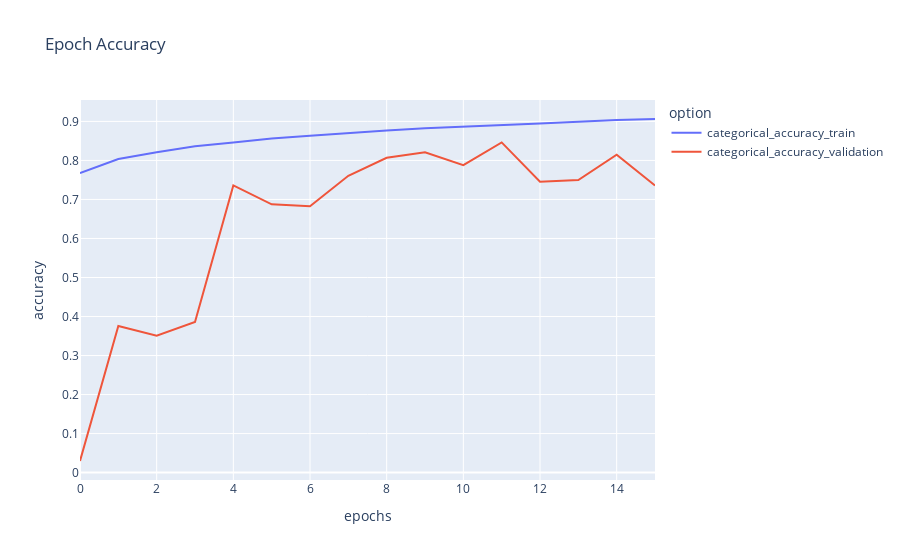

Notebook code for this chart:
### Code cell
metrics_df = plot_graph("accuracy")
metrics_df.plot(title="Epoch Accuracy", labels=dict(index="epochs", value="accuracy", variable="option"))

### Figure 1 — Plotly figure (JSON) as saved in the notebook; plotly's stock layout.template omitted (floating-point values rounded to 4 significant figures)
{"data": [{"hovertemplate": "option=categorical_accuracy_train<br>epochs=%{x}<br>accuracy=%{y}<extra></extra>", "legendgroup": "categorical_accuracy_train", "line": {"color": "#636efa", "dash": "solid"}, "mode": "lines", "name": "categorical_accuracy_train", "orientation": "v", "showlegend": true, "type": "scatter", "x": [0, 1, 2, 3, 4, 5, 6, 7, 8, 9, 10, 11, 12, 13, 14, 15], "xaxis": "x", "y": [0.7674, 0.8035, 0.8207, 0.8362, 0.8458, 0.8563, 0.8631, 0.8706, 0.8766, 0.8826, 0.8861, 0.8899, 0.8948, 0.8993, 0.9038, 0.9062], "yaxis": "y"}, {"hovertemplate": "option=categorical_accuracy_validation<br>epochs=%{x}<br>accuracy=%{y}<extra></extra>", "legendgroup": "categorical_accuracy_validation", "line": {"color": "#EF553B", "dash": "solid"}, "mode": "lines", "name": "categorical_accuracy_validation", "orientation": "v", "showlegend": true, "type": "scatter", "x": [0, 1, 2, 3, 4, 5, 6, 7, 8, 9, 10, 11, 12, 13, 14, 15], "xaxis": "x", "y": [0.02974, 0.3755, 0.3507, 0.3861, 0.7359, 0.6875, 0.6825, 0.7607, 0.8067, 0.8209, 0.7877, 0.8462, 0.7453, 0.7496, 0.8146, 0.7355], "yaxis": "y"}], "layout": {"legend": {"title": {"text": "option"}, "tracegroupgap": 0}, "title": {"text": "Epoch Accuracy"}, "xaxis": {"anchor": "y", "domain": [0, 1], "title": {"text": "epochs"}}, "yaxis": {"anchor": "x", "domain": [0, 1], "title": {"text": "accuracy"}}}}
